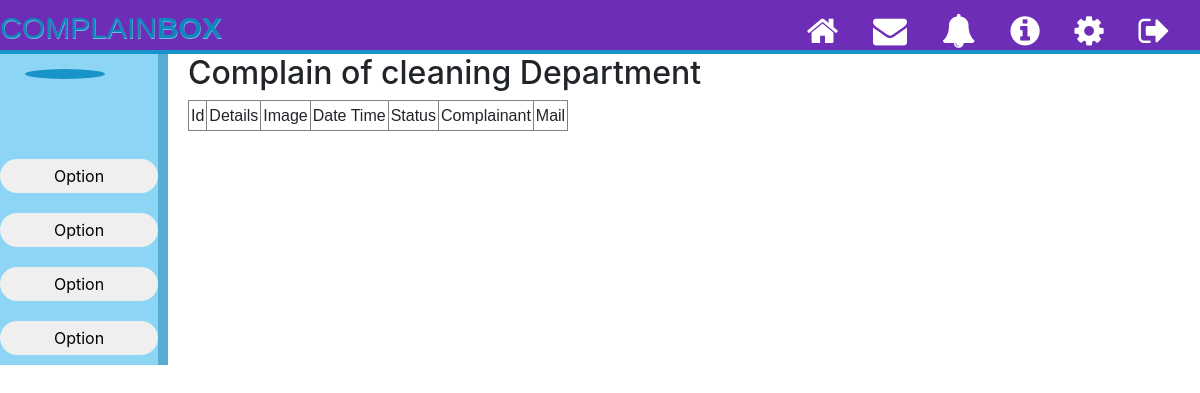
The app's page /deptcomplain.php?department=cleaning, older data.
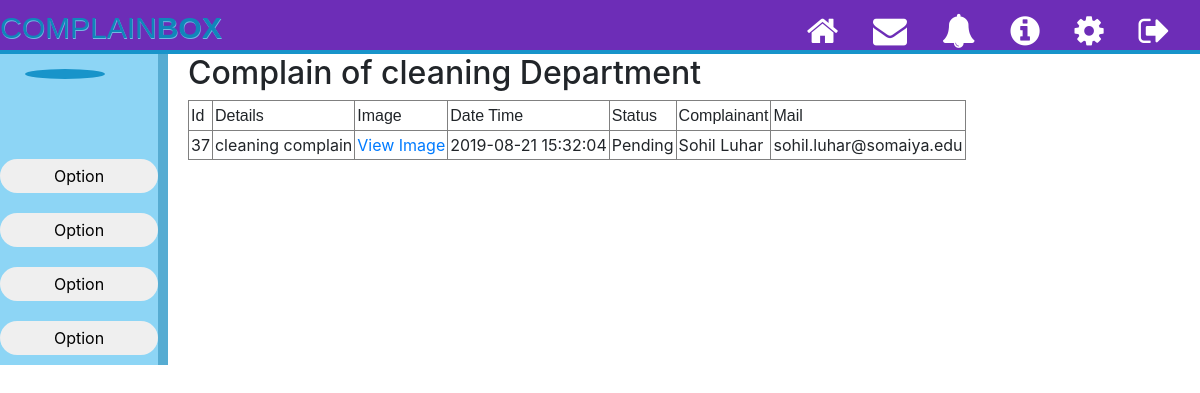
The same page, newer data.
### tables this page shows
CREATE TABLE `complain` (
  `id` int(11) NOT NULL,
  `description` varchar(10000) DEFAULT NULL,
  `complainimg` varchar(100) NOT NULL,
  `Departmentname` varchar(50) DEFAULT NULL,
  `complaindate` timestamp NULL DEFAULT CURRENT_TIMESTAMP,
  `status` varchar(30) DEFAULT NULL,
  `complainant` varchar(50) NOT NULL,
  `complainantmail` varchar(50) NOT NULL
);

### deptcomplain.php (the view, shortened to what this page needs)
<!DOCTYPE html>
<html>
<head>
	<link rel="stylesheet" type="text/css" href="assets/css/style.css">
	<link rel="stylesheet" href="https://cdnjs.cloudflare.com/ajax/libs/font-awesome/4.7.0/css/font-awesome.min.css">
	<link rel="stylesheet" type="text/css" href="https://stackpath.bootstrapcdn.com/bootstrap/4.3.1/css/bootstrap.min.css">
</head>
<body>
	<div class="top_bar">
		<div class="logo">
			<a href="index.php">COMPLAIN<strong>BOX</strong></a>
		</div>
		<nav>
			<a href='' class="login_name">
			</a>
			<a href="#">
				<i class="fa fa-home fa-2x"></i>
			</a>
			<a href="#">
				<i class="fa fa-envelope fa-2x"></i>
			</a>
			<a href="#">
				<i class="fa fa-bell fa-2x"></i>
			</a>
			<a href="#">
				<i class="fa fa-info-circle fa-2x"></i>
			</a>
			<a href="#">
				<i class="fa fa-cog fa-2x"></i>
			</a>
			<a href="/complainbox/index.php">
				<i class="fa fa-sign-out fa-2x"></i>
			</a>
		</nav>
	</div>
<div class="profile_left">
 		<img src="<?php  echo $_SESSION['imgurl'];  ?>">
 		<div class="profile_info">
	 		<div class="profile_buttons">
	 			<button class="profile_complain_button">Option</button>
	 			<button class="profile_complain_button">Option</button>
	 			<button class="profile_complain_button">Option</button>
	 			<button class="profile_complain_button">Option</button>
	 		</div>
	 	</div>
	 	</div>
   <?php
	$mysqli = new mysqli("localhost", "root", "", "complainbox");
if(isset($_GET['department'])){
      $dname=$_GET['department'];
}
	$sql = "SELECT * FROM complain WHERE Departmentname='".$dname."'";
	$result=mysqli_query($mysqli,$sql);
	echo '<h2>Complain of '.$dname.' Department</h2>';
	echo '<table border="1" cellspacing="2" cellpadding="2">
		  <tr>
			  <td> <font face="Arial">Id</font> </td>
			  <td> <font face="Arial">Details</font> </td>
			  <td> <font face="Arial">Image</font> </td>
			  <td> <font face="Arial">Date Time</font> </td>
			  <td> <font face="Arial">Status</font> </td>
			  <td> <font face="Arial">Complainant</font> </td>
			  <td> <font face="Arial">Mail</font> </td>
		  </tr>';
	while($row = mysqli_fetch_array($result)){
		echo "<tr><td>".$row['id']."</td>";
		echo "<td>". $row['description']."</td>";
		echo "<td><a target='_blank' href='" . $row['complainimg']."'>View Image</a></td>";
		echo "<td>".$row['complaindate']."</td>";
		echo "<td>".$row['status']."</td>";
		echo "<td>".$row['complainant']."</td>";
		echo "<td>".$row['complainantmail']."</td>";
	}
?>
</body>
</html>

Row changes from the older to the newer data that the page shows:
added complain: id "37", description "cleaning complain", complaindate "2019-08-21 15:32:04", status "Pending", complainant "Sohil Luhar", complainantmail "sohil.luhar@somaiya.edu"
